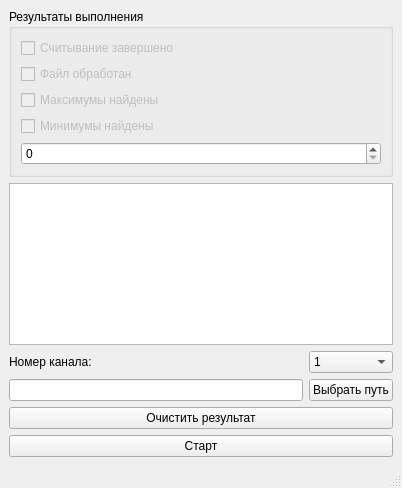
<?xml version="1.0" encoding="UTF-8"?>
<ui version="4.0">
 <class>MainWindow</class>
 <widget class="QMainWindow" name="MainWindow">
  <property name="geometry">
   <rect>
    <x>0</x>
    <y>0</y>
    <width>402</width>
    <height>488</height>
   </rect>
  </property>
  <property name="windowTitle">
   <string>MainWindow</string>
  </property>
  <widget class="QWidget" name="centralwidget">
   <layout class="QGridLayout" name="gridLayout">
    <item row="5" column="0" colspan="2">
     <widget class="QPushButton" name="pb_start">
      <property name="text">
       <string>Старт</string>
      </property>
      <property name="flat">
       <bool>false</bool>
      </property>
     </widget>
    </item>
    <item row="2" column="0">
     <widget class="QLabel" name="lb_numCh">
      <property name="text">
       <string>Номер канала:</string>
      </property>
     </widget>
    </item>
    <item row="3" column="0">
     <widget class="QLineEdit" name="le_path">
      <property name="readOnly">
       <bool>true</bool>
      </property>
     </widget>
    </item>
    <item row="4" column="0" colspan="2">
     <widget class="QPushButton" name="pb_clearResult">
      <property name="text">
       <string>Очистить результат</string>
      </property>
     </widget>
    </item>
    <item row="3" column="1">
     <widget class="QPushButton" name="pb_path">
      <property name="text">
       <string>Выбрать путь</string>
      </property>
     </widget>
    </item>
    <item row="1" column="0" colspan="2">
     <widget class="QTextEdit" name="te_Result">
      <property name="readOnly">
       <bool>true</bool>
      </property>
     </widget>
    </item>
    <item row="0" column="0" colspan="2">
     <widget class="QGroupBox" name="gb_result">
      <property name="title">
       <string>Результаты выполнения</string>
      </property>
      <layout class="QFormLayout" name="formLayout">
       <item row="0" column="0">
        <widget class="QCheckBox" name="chB_readSucces">
         <property name="enabled">
          <bool>false</bool>
         </property>
         <property name="text">
          <string>Считывание завершено</string>
         </property>
         <property name="checkable">
          <bool>true</bool>
         </property>
        </widget>
       </item>
       <item row="1" column="0">
        <widget class="QCheckBox" name="chB_procFileSucces">
         <property name="enabled">
          <bool>false</bool>
         </property>
         <property name="text">
          <string>Файл обработан</string>
         </property>
         <property name="checkable">
          <bool>true</bool>
         </property>
        </widget>
       </item>
       <item row="2" column="0">
        <widget class="QCheckBox" name="chB_maxSucess">
         <property name="enabled">
          <bool>false</bool>
         </property>
         <property name="text">
          <string>Максимумы найдены</string>
         </property>
         <property name="checkable">
          <bool>true</bool>
         </property>
        </widget>
       </item>
       <item row="3" column="0">
        <widget class="QCheckBox" name="chB_minSucess">
         <property name="enabled">
          <bool>false</bool>
         </property>
         <property name="text">
          <string>Минимумы найдены</string>
         </property>
        </widget>
       </item>
       <item row="4" column="0" colspan="2">
        <widget class="QSpinBox" name="spinBox"/>
       </item>
      </layout>
     </widget>
    </item>
    <item row="2" column="1">
     <widget class="QComboBox" name="cmB_numCh">
      <item>
       <property name="text">
        <string>1</string>
       </property>
      </item>
      <item>
       <property name="text">
        <string>2</string>
       </property>
      </item>
      <item>
       <property name="text">
        <string>3</string>
       </property>
      </item>
     </widget>
    </item>
   </layout>
  </widget>
  <widget class="QMenuBar" name="menubar">
   <property name="geometry">
    <rect>
     <x>0</x>
     <y>0</y>
     <width>402</width>
     <height>26</height>
    </rect>
   </property>
  </widget>
  <widget class="QStatusBar" name="statusbar"/>
 </widget>
 <resources/>
 <connections>
  <connection>
   <sender>pb_clearResult</sender>
   <signal>clicked()</signal>
   <receiver>te_Result</receiver>
   <slot>clear()</slot>
   <hints>
    <hint type="sourcelabel">
     <x>224</x>
     <y>369</y>
    </hint>
    <hint type="destinationlabel">
     <x>211</x>
     <y>248</y>
    </hint>
   </hints>
  </connection>
 </connections>
</ui>
